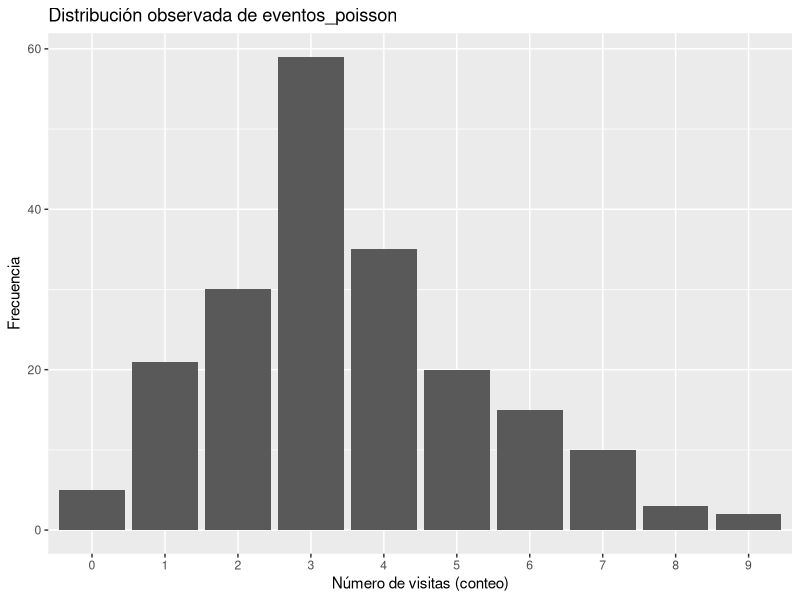
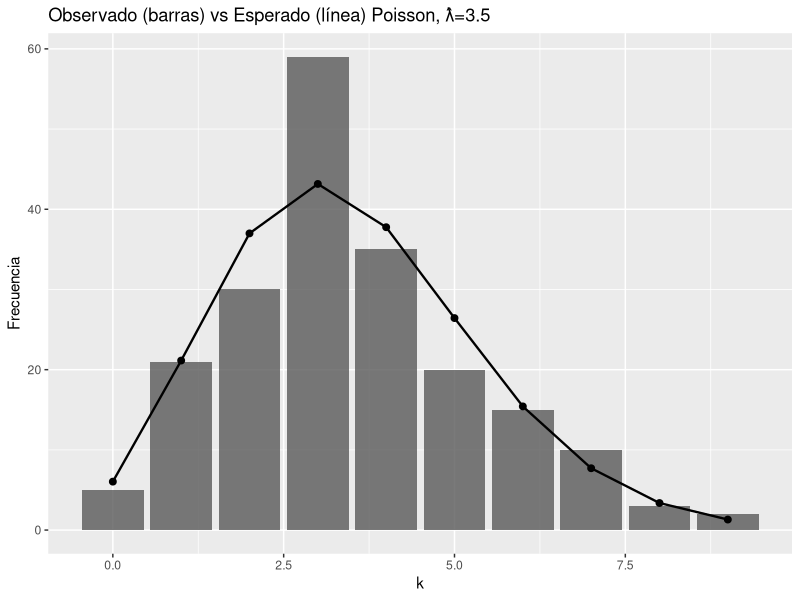
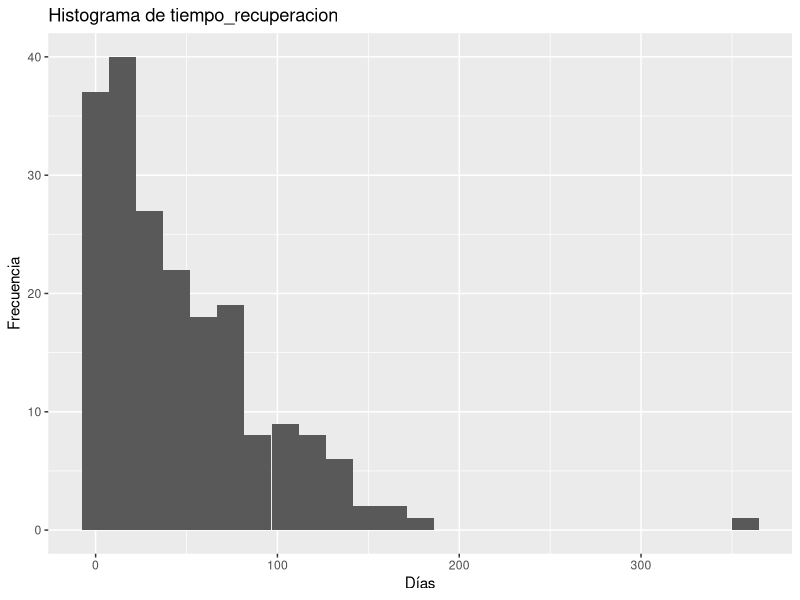
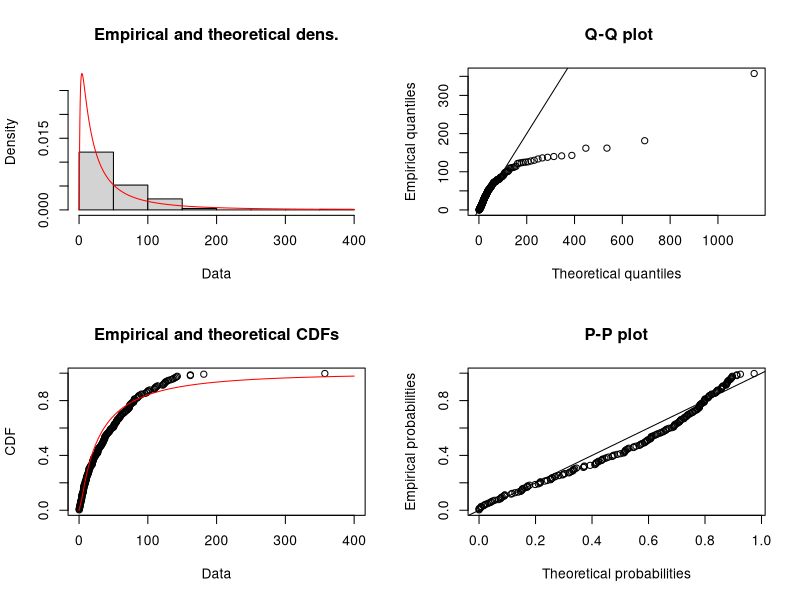
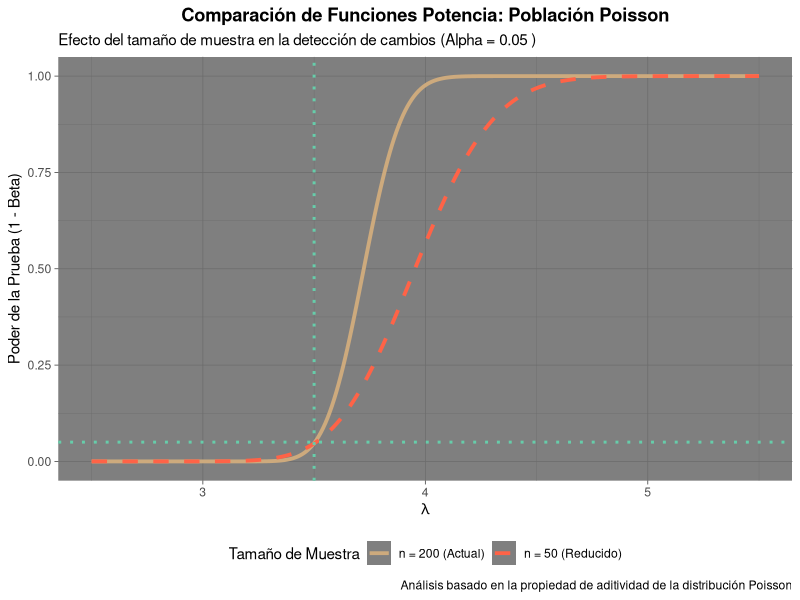

Recreate these plots in R, in order.
## ---- chunk 1
knitr::opts_chunk$set(
  echo = TRUE,
  message = FALSE, 
  warning = FALSE)
## ---- chunk 2
library(readxl)
library(dplyr)
library(ggplot2)
library(knitr)
library(kableExtra)
## ---- chunk 3
library(knitr)
library(kableExtra)

variables_estudio <- data.frame(
  Variable = c(
    "Eventos de emergencia (eventos_poisson)",
    "Condición inicial del paciente",
    "Condición final del paciente",
    "Tiempo de recuperación"
  ),
  Tipo = c(
    "Cuantitativa Discreta",
    "Binaria",
    "Binaria",
    "Cuantitativa Continua"
  ),
  `Valores y/o Rango` = c(
    "0, 1, 2, ... (conteo de visitas a emergencia)",
    "0 = Estable, 1 = Crítico",
    "0 = Estable, 1 = Crítico",
    "Días (valores positivos)"
  )
)

kable(
  variables_estudio,
  format = "html",
  caption = "Descripción de las Variables del Estudio",
  col.names = c("Variable", "Tipo", "Valores y/o Rango")
) %>%
  kable_styling(
    full_width = FALSE,
    bootstrap_options = c("striped", "hover", "condensed")
  )
## ---- chunk 4
library(readxl)
library(knitr)
library(kableExtra)

# Cargar la base de datos con las variables principales
datos <- read_excel("Datos_Principales_Inferencia.xlsx")

# Mostrar solo las primeras 10 observaciones
kable(
  head(datos, 10),
  format = "html",
  caption = "Primeras observaciones de la base de datos"
) %>%
  kable_styling(
    full_width = FALSE,
    bootstrap_options = c("striped", "hover", "condensed")
  )
## ---- chunk 5

# Cargar datos
datos <- read_excel("Datos_Principales_Inferencia.xlsx")

# Resumen de estructura y valores faltantes
resumen <- data.frame(
  Variable = names(datos),
  Tipo = sapply(datos, class),
  NA_count = sapply(datos, function(x) sum(is.na(x)))
)

# Tabla
kable(
  resumen,
  format = "html",
  caption = "Estructura y valores faltantes"
) %>%
  kable_styling(
    full_width = FALSE,
    bootstrap_options = c("striped", "hover", "condensed")
  )
## ---- chunk 6
x <- datos$eventos_poisson
x <- x[!is.na(x)]

tabla_resumen_x <- data.frame(
  n = length(x),
  min = min(x),
  max = max(x),
  media = mean(x),
  varianza = var(x)
)

kable(tabla_resumen_x, format="html", caption="Resumen de eventos_poisson") %>%
  kable_styling(full_width = FALSE,
                bootstrap_options = c("striped","hover","condensed"))

ggplot(data.frame(x=x), aes(x=factor(x))) +
  geom_bar() +
  labs(x="Número de visitas (conteo)", y="Frecuencia",
       title="Distribución observada de eventos_poisson")
## ---- chunk 7
lambda_hat <- mean(x)

# Frecuencias observadas
obs_tab <- table(x)
k_vals <- as.integer(names(obs_tab))

# Esperadas bajo Poisson(lambda_hat)
p_exp <- dpois(k_vals, lambda_hat)
exp_freq <- length(x) * p_exp

df_gof <- data.frame(
  k = k_vals,
  obs = as.numeric(obs_tab),
  exp = as.numeric(exp_freq)
)

# Agrupar colas para que exp >= 5
agrupar_colas <- function(df, umbral=5){
  df <- df[order(df$k), ]
  while(nrow(df) > 1 && df$exp[1] < umbral){
    df$k[2] <- paste0(df$k[1], "-", df$k[2])
    df$obs[2] <- df$obs[1] + df$obs[2]
    df$exp[2] <- df$exp[1] + df$exp[2]
    df <- df[-1, ]
  }
  while(nrow(df) > 1 && df$exp[nrow(df)] < umbral){
    n <- nrow(df)
    df$k[n-1] <- paste0(df$k[n-1], "-", df$k[n])
    df$obs[n-1] <- df$obs[n-1] + df$obs[n]
    df$exp[n-1] <- df$exp[n-1] + df$exp[n]
    df <- df[-n, ]
  }
  df
}

df_gof2 <- agrupar_colas(df_gof, umbral=5)

# Estadístico Chi-cuadrado
chi2 <- sum((df_gof2$obs - df_gof2$exp)^2 / df_gof2$exp)

# gl = (#clases) - 1 - (#parámetros estimados)
gl <- nrow(df_gof2) - 1 - 1  # se estima lambda

p_val <- 1 - pchisq(chi2, df=gl)

kable(df_gof2, format="html",
      caption=paste0("GOF Poisson: Observadas vs Esperadas (λ̂=", round(lambda_hat,3), ")")) %>%
  kable_styling(full_width = FALSE,
                bootstrap_options = c("striped","hover","condensed"))

kable(data.frame(
  lambda_hat = lambda_hat,
  chi2 = chi2,
  gl = gl,
  p_value = p_val
), format="html", caption="Prueba Chi-cuadrado de bondad de ajuste (Poisson)") %>%
  kable_styling(full_width = FALSE,
                bootstrap_options = c("striped","hover","condensed"))
## ---- chunk 8
# Usamos el df sin agrupar para ver detalle fino
df_plot <- df_gof %>%
  mutate(k = as.numeric(k))

ggplot(df_plot, aes(x=k)) +
  geom_col(aes(y=obs), alpha=0.8) +
  geom_point(aes(y=exp), size=2) +
  geom_line(aes(y=exp), linewidth=0.8) +
  labs(x="k", y="Frecuencia",
       title=paste0("Observado (barras) vs Esperado (línea) Poisson, λ̂=", round(lambda_hat,3)))
## ---- chunk 9
t <- datos$tiempo_recuperacion
t <- t[!is.na(t) & t > 0]

kable(data.frame(
  n = length(t),
  min = min(t),
  max = max(t),
  media = mean(t),
  sd = sd(t),
  mediana = median(t)
), format="html", caption="Resumen de tiempo_recuperacion") %>%
  kable_styling(full_width = FALSE,
                bootstrap_options = c("striped","hover","condensed"))

ggplot(data.frame(t=t), aes(x=t)) +
  geom_histogram(bins=25) +
  labs(x="Días", y="Frecuencia",
       title="Histograma de tiempo_recuperacion")
## ---- chunk 10
library(fitdistrplus)

fit_exp  <- fitdist(t, "exp")
fit_gam  <- fitdist(t, "gamma")
fit_wei  <- fitdist(t, "weibull")
fit_lnor <- fitdist(t, "lnorm")

gof <- gofstat(
  list(fit_exp, fit_gam, fit_wei, fit_lnor),
  fitnames = c("Exponencial","Gamma","Weibull","Lognormal")
)

tabla_comp <- data.frame(
  Modelo = names(gof$aic),
  AIC = as.numeric(gof$aic),
  BIC = as.numeric(gof$bic)
) %>% arrange(AIC)

kable(tabla_comp, format="html",
      caption="Comparación de ajuste para tiempo_recuperacion (AIC/BIC)") %>%
  kable_styling(full_width = FALSE,
                bootstrap_options = c("striped","hover","condensed"))
## ---- chunk 11
par(mfrow = c(2,2))
plot(fit_lnor)
par(mfrow = c(1,1))
## ---- chunk 12
lambda_1 <- mean(x)                   # media
lambda_4 <- var(x)                    # varianza muestral
p0_hat   <- mean(x == 0)              # proporción de ceros
lambda_5 <- -log(p0_hat)              # por ceros (si p0_hat > 0)
lambda_6 <- median(x) + 1/3           # aprox por mediana

res_est <- data.frame(
  Estimador = c("λ̂1 = media (X̄)",
                "λ̂2 = MV (coincide con X̄)",
                "λ̂3 = momentos (coincide con X̄)",
                "λ̂4 = varianza (S²)",
                "λ̂5 = por ceros  -ln(p0hat)",
                "λ̂6 = mediana + 1/3 (aprox)"),
  Valor = c(lambda_1, lambda_1, lambda_1, lambda_4, lambda_5, lambda_6)
)

kable(res_est, format="html", caption="Estimadores de λ calculados con la muestra") %>%
  kable_styling(full_width = FALSE,
                bootstrap_options = c("striped","hover","condensed"))
## ---- chunk 13
set.seed(123)

# =========================
# Parámetros de simulación
# =========================
x_real <- datos$eventos_poisson   # datos reales
n <- length(x_real)               # tamaño muestral
lambda0 <- mean(x_real)           # valor de referencia (λ₀)
B <- 20000                        # número de simulaciones Monte Carlo

# =========================
# Función que calcula estimadores
# =========================
calc_estimadores <- function(xs){

  p0 <- mean(xs == 0)

  c(
    lam1 = mean(xs),                    # λ̂₁ = media muestral
    lam4 = var(xs),                     # λ̂₄ = varianza muestral
    lam5 = ifelse(p0 > 0, -log(p0), NA),# λ̂₅ = estimador por ceros
    lam6 = median(xs) + 1/3             # λ̂₆ = mediana + 1/3
  )
}

# =========================
# Simulación Monte Carlo
# =========================
sim <- replicate(
  B,
  calc_estimadores(rpois(n = n, lambda = lambda0))
)

sim <- t(sim) |> as.data.frame()

# =========================
# Sesgo, varianza y ECM
# =========================
res_mc <- data.frame(
  Estimador = c("λ̂₁ = X̄", "λ̂₄ = S²", "λ̂₅ = −ln(p̂₀)", "λ̂₆ = Med + 1/3"),
  Sesgo = colMeans(sim - lambda0, na.rm = TRUE),
  Varianza = apply(sim, 2, var, na.rm = TRUE),
  ECM = colMeans((sim - lambda0)^2, na.rm = TRUE)
)

kable(
  res_mc,
  format = "html",
  digits = 4,
  caption = paste0(
    "Verificación Monte Carlo del insesgamiento (λ₀ = ",
    round(lambda0, 3),
    ", n = ", n,
    ", B = ", B, ")"
  )
) %>%
  kable_styling(
    full_width = FALSE,
    bootstrap_options = c("striped", "hover", "condensed")
  )
## ---- chunk 14
set.seed(123)

# Variable original
eventos_poisson <- datos$eventos_poisson
x <- eventos_poisson

# Valor verdadero (referencia)
lambda0 <- mean(x)

# Tamaños muestrales crecientes
n_vec <- c(20, 50, 100, 200, 500)

# Número de simulaciones Monte Carlo
B <- 10000
## ---- chunk 15
calc_estimadores <- function(xs){
  
  p0 <- mean(xs == 0)
  
  c(
    lam1 = mean(xs),                 # Media
    lam4 = var(xs),                  # Varianza
    lam5 = ifelse(p0 > 0, -log(p0), NA), # Por ceros
    lam6 = median(xs) + 1/3          # Mediana + 1/3
  )
}
## ---- chunk 16
res_consistencia <- lapply(n_vec, function(n){
  
  sim <- replicate(
    B,
    calc_estimadores(rpois(n, lambda0))
  )
  
  sim <- as.data.frame(t(sim))
  
  data.frame(
    n = n,
    Estimador = c("X̄", "S²", "−ln(p̂₀)", "Med + 1/3"),
    Sesgo = c(mean(sim$lam1 - lambda0, na.rm = TRUE),
              mean(sim$lam4 - lambda0, na.rm = TRUE),
              mean(sim$lam5 - lambda0, na.rm = TRUE),
              mean(sim$lam6 - lambda0, na.rm = TRUE)),
    Varianza = c(var(sim$lam1, na.rm = TRUE),
                 var(sim$lam4, na.rm = TRUE),
                 var(sim$lam5, na.rm = TRUE),
                 var(sim$lam6, na.rm = TRUE))
  )
})

res_consistencia <- do.call(rbind, res_consistencia)
## ---- chunk 17
knitr::kable(
  res_consistencia,
  digits = 4,
  caption = "Verificación Monte Carlo de la consistencia de los estimadores de λ"
)
## ---- chunk 18
library(knitr)
library(kableExtra)

# 1. Aseguramos que lambda0 exista (usaremos 3.5 como ejemplo)
lambda0 <- 3.5 
B <- 20000
n_vals <- c(20, 50, 100, 200, 500)

calc_estimadores <- function(xs){
  p0 <- mean(xs == 0)
  c(
    Xbar = mean(xs),
    S2   = var(xs),
    Zeros = ifelse(p0 > 0, -log(p0), NA),
    Med13 = median(xs) + 1/3
  )
}

res_eff <- data.frame()

for(n in n_vals){
  sim <- replicate(B, calc_estimadores(rpois(n, lambda0)))
  sim <- t(sim)
  
  # Calculamos la varianza de cada columna de la simulación
  vars_empiricas <- apply(sim, 2, var, na.rm = TRUE)
  
  # CREACIÓN EXPLÍCITA DEL DATAFRAME
  tmp <- data.frame(
    n = rep(n, 4),
    Estimador = c("Media (Xbar)", "Varianza (S2)", "Ceros (-ln p0)", "Mediana + 1/3"),
    Varianza_empirica = as.numeric(vars_empiricas),
    CRLB = rep(lambda0 / n, 4) # Forzamos a que se repita el valor para cada fila
  )
  
  res_eff <- rbind(res_eff, tmp)
}

# 2. Renderizado de la tabla forzando mostrar todas las columnas
kable(
  res_eff,
  digits = 4,
  format = "html", # Forzamos formato HTML para asegurar visibilidad en RMarkdown
  caption = "Verificación de Eficiencia de Cramér-Rao"
) %>%
  kable_styling(full_width = F, bootstrap_options = c("striped", "bordered"))
## ---- chunk 19
# =====================================================
# 3.2.2 Intervalo de Confianza: Método de la Cantidad Pivotal
# =====================================================

# 1. Extracción correcta del vector de datos
# Asegúrate de que 'datos' sea el nombre de tu dataframe
x_vec <- datos$eventos_poisson 

# 2. Parámetros
n <- length(x_vec)        # n = 200
S <- sum(x_vec)           # Suma de eventos (S = 700)
alfa <- 0.05              # Confianza del 95%

# 3. Aplicación del Método del Pivote (Distribución Chi-cuadrado)
# Basado exactamente en el Script del Profesor Miranda
li <- qchisq(alfa/2, 2 * S) / (2 * n)
ls <- qchisq(1 - alfa/2, 2 * (S + 1)) / (2 * n)

# 4. Presentación de resultados en formato Tabla
res_pivotal <- data.frame(
  Metodo = "Pivotal (Chi-cuadrado)",
  Límite_Inferior = li,
  Límite_Superior = ls,
  Longitud = ls - li
)

knitr::kable(
  res_pivotal, 
  digits = 4,
  caption = "Intervalo de Confianza al 95% para λ (Método Pivotal)"
) %>%
  kableExtra::kable_styling(full_width = F, bootstrap_options = c("striped", "hover"))
## ---- chunk 20
# =====================================================
# 3.2.3 Intervalo de Confianza: Método Estadístico (MV)
# =====================================================

# 1. Parámetros del Estimador de Máxima Verosimilitud
lambda_mv <- mean(datos$eventos_poisson) # λ̂ = 3.5
n <- length(datos$eventos_poisson)       # n = 200
alfa <- 0.05

# 2. Cálculo del Error Estándar (basado en la Información de Fisher)
# Para Poisson, Var(λ̂) = λ/n
error_estandar <- sqrt(lambda_mv / n)

# 3. Valor crítico de la Normal Estándar
z <- qnorm(1 - alfa/2)

# 4. Límites del Intervalo
li_est <- lambda_mv - z * error_estandar
ls_est <- lambda_mv + z * error_estandar

# 5. Resultados en Tabla
res_estadistico <- data.frame(
  Metodo = "Estadístico (Asintótico MV)",
  Límite_Inferior = li_est,
  Límite_Superior = ls_est,
  Longitud = ls_est - li_est
)

knitr::kable(
  res_estadistico, 
  digits = 4,
  caption = "Intervalo de Confianza al 95% (Método Estadístico)"
) %>%
  kableExtra::kable_styling(full_width = F, bootstrap_options = c("striped", "bordered"))
## ---- chunk 21
# =====================================================
# 3.2.4 Intervalo de Confianza: Método Aleatorio (Bootstrap)
# =====================================================

# 1. Configuración de la simulación Bootstrap
set.seed(123) # Para que los resultados sean replicables
B <- 10000    # Número de remuestreos (clásico en el curso)
n <- length(datos$eventos_poisson)
estimaciones_boot <- numeric(B)

# 2. Proceso de remuestreo (Bootstrap para Método de Momentos)
for(i in 1:B) {
  # Tomamos una muestra con reemplazo de los datos originales
  muestra_aux <- sample(datos$eventos_poisson, size = n, replace = TRUE)
  # Calculamos el estimador de momentos (media) para esa muestra
  estimaciones_boot[i] <- mean(muestra_aux)
}

# 3. Cálculo de los límites por el método de percentiles
alfa <- 0.05
li_boot <- quantile(estimaciones_boot, alfa/2)
ls_boot <- quantile(estimaciones_boot, 1 - alfa/2)

# 4. Resultados en Tabla
res_bootstrap <- data.frame(
  Metodo = "Aleatorio (Bootstrap)",
  Límite_Inferior = as.numeric(li_boot),
  Límite_Superior = as.numeric(ls_boot),
  Longitud = as.numeric(ls_boot - li_boot)
)

knitr::kable(
  res_bootstrap, 
  digits = 4,
  caption = "Intervalo de Confianza al 95% para λ (Método Bootstrap)"
) %>%
  kableExtra::kable_styling(full_width = F, bootstrap_options = c("striped", "hover"))
## ---- chunk 22
# =====================================================
# 3.2.5 Intervalo de Confianza para S²: Método Aleatorio (Bootstrap)
# =====================================================

# 1. Configuración
set.seed(123)
B <- 10000
n <- length(datos$eventos_poisson)
boot_s2 <- numeric(B)

# 2. Remuestreo Bootstrap enfocado en la Varianza
for(i in 1:B) {
  # Generamos una muestra con reemplazo
  muestra_aux <- sample(datos$eventos_poisson, size = n, replace = TRUE)
  # Calculamos el estimador de interés: la varianza muestral
  boot_s2[i] <- var(muestra_aux)
}

# 3. Cálculo de límites por percentiles (Alfa = 0.05)
alfa <- 0.05
li_s2 <- quantile(boot_s2, alfa/2)
ls_s2 <- quantile(boot_s2, 1 - alfa/2)

# 4. Resultados en Tabla
res_s2 <- data.frame(
  Metodo = "Bootstrap (Varianza S²)",
  Límite_Inferior = as.numeric(li_s2),
  Límite_Superior = as.numeric(ls_s2),
  Longitud = as.numeric(ls_s2 - li_s2)
)

knitr::kable(
  res_s2, 
  digits = 4,
  caption = "Intervalo de Confianza al 95% para λ usando S² (Bootstrap)"
) %>%
  kableExtra::kable_styling(full_width = F, bootstrap_options = c("striped", "hover"))
## ---- chunk 23
# =====================================================
# 3.2.6 Intervalo de Confianza para λ₅ (Por Ceros): Bootstrap
# =====================================================

# 1. Configuración del remuestreo
set.seed(123)
B <- 10000
n <- length(datos$eventos_poisson)
boot_lam5 <- numeric(B)

# 2. Proceso de remuestreo para el Estimador de Ceros
for(i in 1:B) {
  # Generamos muestra con reemplazo
  muestra_aux <- sample(datos$eventos_poisson, size = n, replace = TRUE)
  # Calculamos la proporción de ceros en la muestra
  p0_hat <- mean(muestra_aux == 0)
  
  # Calculamos λ̂₅ = -ln(p̂₀) 
  # Se incluye validación por si p0_hat fuera 0
  boot_lam5[i] <- if(p0_hat > 0) -log(p0_hat) else NA
}

# 3. Cálculo de los límites del intervalo (Percentiles)
alfa <- 0.05
li_lam5 <- quantile(boot_lam5, alfa/2, na.rm = TRUE)
ls_lam5 <- quantile(boot_lam5, 1 - alfa/2, na.rm = TRUE)

# 4. Presentación de resultados
res_ceros <- data.frame(
  Metodo = "Bootstrap (Prop. Ceros)",
  Límite_Inferior = as.numeric(li_lam5),
  Límite_Superior = as.numeric(ls_lam5),
  Longitud = as.numeric(ls_lam5 - li_lam5)
)

knitr::kable(
  res_ceros, 
  digits = 4,
  caption = "Intervalo de Confianza al 95% para λ usando Prop. de Ceros"
) %>%
  kableExtra::kable_styling(full_width = F, bootstrap_options = c("striped", "hover"))
## ---- chunk 24
# =====================================================
# 3.2.7 Intervalo de Confianza para λ₆ (Mediana): Bootstrap
# =====================================================

# 1. Configuración del remuestreo
set.seed(123)
B <- 10000
n <- length(datos$eventos_poisson)
boot_median <- numeric(B)

# 2. Proceso de remuestreo para el Estimador de la Mediana
for(i in 1:B) {
  # Generamos muestra con reemplazo
  muestra_aux <- sample(datos$eventos_poisson, size = n, replace = TRUE)
  
  # Calculamos el estimador λ̂₆ = Mediana + 1/3
  boot_median[i] <- median(muestra_aux) + 1/3
}

# 3. Cálculo de los límites del intervalo (Percentiles)
alfa <- 0.05
li_med <- quantile(boot_median, alfa/2)
ls_med <- quantile(boot_median, 1 - alfa/2)

# 4. Resultados en Tabla
res_mediana <- data.frame(
  Metodo = "Bootstrap (Mediana + 1/3)",
  Límite_Inferior = as.numeric(li_med),
  Límite_Superior = as.numeric(ls_med),
  Longitud = as.numeric(ls_med - li_med)
)

knitr::kable(
  res_mediana, 
  digits = 4,
  caption = "Intervalo de Confianza al 95% para λ usando la Mediana"
) %>%
  kableExtra::kable_styling(full_width = F, bootstrap_options = c("striped", "hover"))
## ---- chunk 25
# --- Prueba de hipótesis para proporciones con datos pareados ---

# Definición de parámetros según los datos extraídos (n=76, X=40)
n <- 76   # Total de pacientes que cambiaron (discordantes)
X <- 40   # Pacientes que mejoraron (Crítico -> Estable)
p_teorica <- 0.5

# 1. Prueba Exacta usando binom.test
prueba_exacta <- binom.test(x = X, n = n, p = p_teorica, alternative = 'two.sided')
print(prueba_exacta)

# 2. Verificación manual del p-valor (estilo Script R)
# Se calcula la probabilidad acumulada en la cola superior y se duplica por ser bilateral
pvalor_manual <- 2 * sum(dbinom(X:n, n, p_teorica))
cat("El p-valor verificado manualmente es:", pvalor_manual)
## ---- chunk 26
# =====================================================
# 3.4.1 Prueba de Hipótesis Exacta para la Media (Pivotal)
# =====================================================

# 1. Datos y Parámetros de la prueba
x <- datos$eventos_poisson
n <- length(x)          # n = 200
S_obs <- sum(x)         # Suma observada de eventos (S = 700)
lambda_0 <- 3.2         # Valor bajo la Hipótesis Nula
alfa <- 0.05

# 2. Cálculo del P-valor (Basado en la relación Poisson-Chi cuadrado)
# Según la teoría, bajo H0: 2*n*lambda_0 sigue una Chi-cuadrado
# Para una prueba bilateral, calculamos la probabilidad en las colas:
p_valor <- 2 * min(ppois(S_obs, n * lambda_0), 1 - ppois(S_obs - 1, n * lambda_0))

# 3. Determinación de Valores Críticos (Región de Rechazo)
# Usando la distribución Chi-cuadrado para la suma de eventos
vc_inf <- qchisq(alfa/2, 2 * S_obs) / (2 * n)
vc_sup <- qchisq(1 - alfa/2, 2 * (S_obs + 1)) / (2 * n)

# 4. Resultados
res_prueba_exacta <- data.frame(
  Parametro_H0 = lambda_0,
  Media_Obs = mean(x),
  Suma_Eventos = S_obs,
  P_Valor = p_valor,
  Decision = ifelse(p_valor < alfa, "Rechazar H0", "No Rechazar H0")
)

print("Resultado de la Prueba de Hipótesis Exacta (Poisson):")
print(res_prueba_exacta)
## ---- chunk 27
# =====================================================
# 3.4.2 Prueba de Hipótesis para λ_MV: Razón de Verosimilitud
# =====================================================

# 1. Datos y parámetros iniciales
x <- datos$eventos_poisson
n <- length(x)
lambda_hat_mv <- mean(x)   # Estimador de Máxima Verosimilitud
lambda_0 <- 3.3            # Valor bajo H0
alfa <- 0.05

# 2. Funciones de Log-Verosimilitud (Log-Likelihood)
# Basado en la lógica de 'bin2' del script del profesor: suma(log(probabilidades))
# ln L(lambda) = sum(x_i * log(lambda) - lambda - log(x_i!))

log_lik_mv <- sum(x * log(lambda_hat_mv) - lambda_hat_mv - lfactorial(x))
log_lik_h0 <- sum(x * log(lambda_0) - lambda_0 - lfactorial(x))

# 3. Estadístico de la Razón de Verosimilitud (Likelihood Ratio Statistic)
# En el script: JiCalc = -2 * (ln_max0 - ln_max)
estadistico_rv <- -2 * (log_lik_h0 - log_lik_mv)

# 4. Cálculo del p-valor y valores críticos
# Grados de libertad = 1 (se estima un solo parámetro lambda)
gl <- 1
p_valor_rv <- pchisq(estadistico_rv, df = gl, lower.tail = FALSE)
ji_tabular <- qchisq(1 - alfa, df = gl)

# 5. Resultados en formato de tabla (siguiendo el estilo 'kbl' del script)
library(kableExtra)
resultados_mv <- data.frame(
  "Grados_Libertad" = gl,
  "Ji_Calculado" = estadistico_rv,
  "Ji_Tabular" = ji_tabular,
  "p_valor" = p_valor_rv,
  "Decision" = ifelse(p_valor_rv < alfa, "Rechazar H0", "No Rechazar H0")
)

resultados_mv %>% 
  kbl(caption = "Prueba de Razón de Verosimilitud Asintótica para λ_MV") %>% 
  kable_styling(latex_options = "striped", full_width = F)
## ---- chunk 28
# =====================================================
# 3.4.3 Prueba de Hipótesis para λ₃ (Momentos): Método Estadístico
# =====================================================

# 1. Datos y parámetros (H0: lambda >= 3.7 vs H1: lambda < 3.7)
x <- datos$eventos_poisson
n <- length(x)              # n = 200
lambda_mom <- mean(x)       # Estimador de Momentos (Media muestral)
lambda_0 <- 3.7             # Valor de referencia bajo H0
alfa <- 0.05

# 2. Cálculo del Error Estándar bajo H0
# En Poisson, la varianza es igual a lambda. Usamos lambda_0 para el error estándar.
error_est_h0 <- sqrt(lambda_0 / n)

# 3. Cálculo del Estadístico de Prueba Z
# Lógica: (Estimador - Valor_H0) / Error_Estándar
z_obs <- (lambda_mom - lambda_0) / error_est_h0

# 4. Cálculo del P-valor (Unilateral Izquierda)
# Usando pnorm como en el script del profesor (sección Ho: mu=120)
p_valor_mom <- pnorm(z_obs)

# 5. Valor Crítico (Z alfa)
z_critico <- qnorm(alfa)

# 6. Tabla de Resultados
res_mom <- data.frame(
  Estimador_Mom = lambda_mom,
  Lambda_H0 = lambda_0,
  Estadistico_Z = z_obs,
  Valor_Critico_Z = z_critico,
  P_Valor = p_valor_mom,
  Decision = ifelse(p_valor_mom < alfa, "Rechazar H0", "No Rechazar H0")
)

print("Resultado de la Prueba de Hipótesis (Método de Momentos):")
print(res_mom)
## ---- chunk 29
# =====================================================
# 3.4.4 Prueba de Hipótesis para λ₄ (Varianza): Método Aleatorio
# =====================================================

# 1. Parámetros de la prueba
set.seed(123)
n <- length(datos$eventos_poisson) # n = 200
lambda_0 <- 3.8                    # Valor bajo H0
N <- 10^5                          # Número de simulaciones (como en el script)
s2_obs <- var(datos$eventos_poisson) # Varianza observada en tus datos

# 2. Simulación de Monte Carlo (Lógica de contador del profesor)
# El profesor usa contadores para ver cuántas veces se cumple una condición
contador <- 0

for (i in 1:N) {
  # Generamos una muestra bajo el supuesto de que H0 es verdadera
  muestra_sim <- rpois(n, lambda_0)
  
  # Calculamos la varianza de la muestra simulada
  s2_sim <- var(muestra_sim)
  
  # Si la varianza simulada es más extrema que la observada, incrementamos
  # Prueba bilateral: comparamos en términos absolutos o extremos
  if (s2_sim >= s2_obs) {
    contador <- contador + 1
  }
}

# 3. Cálculo del P-valor empírico
# El profesor calcula proporciones de rechazo dividiendo entre N
p_valor <- contador / N

# 4. Resultados
res_varianza <- data.frame(
  Varianza_Obs = s2_obs,
  Lambda_H0 = lambda_0,
  Simulaciones = N,
  P_Valor = p_valor,
  Decision = ifelse(p_valor < 0.05, "Rechazar H0", "No Rechazar H0")
)

print("Resultado de la Prueba de Hipótesis (Simulación para Varianza):")
print(res_varianza)
## ---- chunk 30
# =====================================================
# 3.4.5 Prueba de Hipótesis para λ₅ (Prop. Ceros): Método Proporciones
# =====================================================

# 1. Preparación de los datos y parámetros
# Contamos cuántos ceros hay en la muestra (X = n° de éxitos)
n_ceros <- sum(datos$eventos_poisson == 0) 
n_total <- length(datos$eventos_poisson)   # n = 200

# Definimos el valor de lambda bajo H0 y lo convertimos a proporción (p0)
# p0 = P(X=0) = exp(-lambda)
lambda_0 <- 3.4
p0 <- exp(-lambda_0) # Aproximadamente 0.03337

# 2. Prueba Exacta (Basada en la distribución Binomial)
# Siguiendo el ejemplo binom.test(69, 310, p0, alternative = 'less') del script
prueba_exacta <- binom.test(x = n_ceros, 
                            n = n_total, 
                            p = p0, 
                            alternative = "less")

# 3. Prueba Z para Proporciones (Asintótica)
# Siguiendo el ejemplo prop.test(69, 310, p=0.26, alternative = 'less') del script
prueba_z <- prop.test(x = n_ceros, 
                      n = n_total, 
                      p = p0, 
                      alternative = "less", 
                      correct = TRUE)

# 4. Resultados en Tabla (Estilo del profesor)
res_prop_ceros <- data.frame(
  "Metodo" = c("Exacto (Binomial)", "Asintotico (Z)"),
  "Ceros_Obs" = n_ceros,
  "Prop_Esperada_H0" = round(p0, 5),
  "P_Valor" = c(prueba_exacta$p.value, prueba_z$p.value),
  "Decision" = c(ifelse(prueba_exacta$p.value < 0.05, "Rechazar H0", "No Rechazar H0"),
                 ifelse(prueba_z$p.value < 0.05, "Rechazar H0", "No Rechazar H0"))
)

print("Resultados de la Prueba de Hipótesis para la Proporción de Ceros:")
print(res_prop_ceros)
## ---- chunk 31
# =====================================================
# 3.4.6 Prueba de Hipótesis para λ₆ (Mediana): Simulación
# =====================================================

# 1. Configuración de la prueba
set.seed(123)
n <- length(datos$eventos_poisson) # n = 200
lambda_0 <- 3.5                    # Valor propuesto en H0
N <- 10^5                          # Número de repeticiones (según el script)

# Calculamos el estimador observado en nuestros datos reales
est_mediana_obs <- median(datos$eventos_poisson) + 1/3

# 2. Proceso de Simulación (Lógica de contador del Profesor Miranda)
# El profesor usa contadores para evaluar la proporción de rechazo
contador_extremos <- 0

for (i in 1:N) {
  # Generamos muestra Poisson bajo H0
  muestra_h0 <- rpois(n, lambda_0)
  
  # Calculamos el estimador para la muestra simulada
  est_sim <- median(muestra_h0) + 1/3
  
  # Contamos cuántas veces el azar genera un valor igual o más extremo que el observado
  # Prueba bilateral: medimos la discrepancia absoluta
  if (abs(est_sim - lambda_0) >= abs(est_mediana_obs - lambda_0)) {
    contador_extremos <- contador_extremos + 1
  }
}

# 3. Cálculo del P-valor empírico
# Proporción según la lógica del script: contador / N
p_valor_mediana <- contador_extremos / N

# 4. Resultados en tabla (siguiendo el estilo 'kbl' del profesor)
library(kableExtra)
res_mediana_ph <- data.frame(
  "Estimador_Mediana" = est_mediana_obs,
  "Valor_H0" = lambda_0,
  "P_valor" = p_valor_mediana,
  "Decision" = ifelse(p_valor_mediana < 0.05, "Rechazar H0", "No Rechazar H0")
)

res_mediana_ph %>% 
  kbl(caption = "Prueba de Hipótesis para λ basada en la Mediana (Simulación)") %>% 
  kable_styling(latex_options = "striped", full_width = F)
## ---- chunk 32
# -------------------------------------------------------------------------
# ANÁLISIS DE LA FUNCIÓN POTENCIA - POBLACIÓN POISSON (PUNTO E)
# Basado en la metodología del Profesor Miranda (Ejemplos 17 y 22)
# -------------------------------------------------------------------------

library(tidyverse)
library(ggthemes) # Para temas avanzados si se desea, aunque usaremos theme_dark

# 1. Parámetros Iniciales
alpha <- 0.05
lambda0 <- 3.5   # Valor bajo la Hipótesis Nula
n_actual <- 200  # Tu tamaño de muestra
n_comparar <- 50 # Escenario alternativo para análisis de sensibilidad

# 2. Determinación de Valores Críticos (k)
# Como la suma de variables Poisson es Poisson: S ~ Pois(n * lambda)
# Buscamos k tal que P(S >= k | lambda0) <= alpha
k_200 <- qpois(1 - alpha, n_actual * lambda0) + 1
k_50  <- qpois(1 - alpha, n_comparar * lambda0) + 1

# 3. Definición del Rango del Parámetro Lambda para la curva
lambdas <- seq(2.5, 5.5, 0.01)

# 4. Cálculo de las Funciones Potencia
# Poder = P(Rechazar H0 | Lambda es Verdadero)
poder_n200 <- ppois(k_200 - 1, n_actual * lambdas, lower.tail = FALSE)
poder_n50  <- ppois(k_50 - 1, n_comparar * lambdas, lower.tail = FALSE)

# 5. Creación del Tibble para Graficar
df_potencia <- tibble(
  lambda = lambdas,
  Poder_Actual = poder_n200,
  Poder_Reducido = poder_n50
)

# 6. Visualización Comparativa (Estilo Profesor Miranda - Ejemplo 17-e)
ggplot(data = df_potencia, mapping = aes(x = lambda)) +
  # Curva de Potencia para n = 200
  geom_line(aes(y = Poder_Actual, color = 'n = 200 (Actual)'), linewidth = 1.3) +
  # Curva de Potencia para n = 50
  geom_line(aes(y = Poder_Reducido, color = 'n = 50 (Reducido)'), 
            lty = 2, linewidth = 1.3) +
  # Líneas de referencia (Estilo Ejemplo 17-b)
  geom_vline(xintercept = lambda0, color = '#66CDAA', lty = 3, lwd = 1) +
  geom_hline(yintercept = alpha, color = '#66CDAA', lty = 3, lwd = 1) +
  # Etiquetas y Títulos
  labs(
    x = expression(lambda),
    y = 'Poder de la Prueba (1 - Beta)',
    title = 'Comparación de Funciones Potencia: Población Poisson',
    subtitle = paste('Efecto del tamaño de muestra en la detección de cambios (Alpha =', alpha, ')'),
    caption = 'Análisis basado en la propiedad de aditividad de la distribución Poisson'
  ) +
  # Colores específicos y Tema Dark (Referencia Ejemplo 17-e)
  scale_color_manual(
    name = 'Tamaño de Muestra',
    values = c('n = 200 (Actual)' = '#CDAA7D', 'n = 50 (Reducido)' = 'tomato')
  ) +
  theme_dark() +
  theme(
    plot.title = element_text(hjust = 0.5, face = "bold"),
    legend.position = "bottom"
  )

# 7. Cálculo de un valor específico de potencia (Referencia Ejemplo 17-b)
# ¿Cuál es el poder si la verdadera tasa fuera 4.0?
lambda_test <- 4.0
poder_especifico <- ppois(k_200 - 1, n_actual * lambda_test, lower.tail = FALSE)
cat("La probabilidad de detectar correctamente un cambio a lambda =", lambda_test, 
    "con n=200 es:", round(poder_especifico, 4))
## ---- chunk 33
# -------------------------------------------------------------------------
# f. PRUEBA LRT (VERSIÓN DIRECTA SIN ERRORES)
# -------------------------------------------------------------------------

library(kableExtra)
library(tidyverse)

# 1. Preparación de valores (Basado en la lógica de bin2)
x_lrt <- datos$eventos_poisson  # Usamos tus datos
n_lrt <- length(x_lrt)
suma_x_lrt <- sum(x_lrt)
lambda0_lrt <- 3.4          # Valor bajo H0
lambda_hat_lrt <- mean(x_lrt)  # EMV bajo Omega

# 2. Cálculo de Log-Verosimilitudes (Fórmula exacta Poisson)
# ln L(lambda) = -n*lambda + suma(x)*ln(lambda)
ln_max_omega <- -n_lrt * lambda_hat_lrt + suma_x_lrt * log(lambda_hat_lrt)
ln_max_omega0 <- -n_lrt * lambda0_lrt + suma_x_lrt * log(lambda0_lrt)

# 3. Estadístico de Wilks (Ji-Calculado)
# Según el material: JiCalc = -2 * [ln L(omega0) - ln L(omega)]
A_lrt <- ln_max_omega0 - ln_max_omega
ji_calc_lrt <- -2 * (A_lrt)

# 4. Parámetros de la distribución Chi-cuadrado
df_lrt <- 1
ji_tab_lrt <- qchisq(0.95, df_lrt)
p_val_lrt <- 1 - pchisq(ji_calc_lrt, df_lrt)

# 5. Resultado y Tabla Estilo Miranda
decision_lrt <- if(p_val_lrt < 0.05) "Rechazar H0" else "No rechazar H0"

tabla_f <- data.frame(
  "Grados_Libertad" = df_lrt,
  "Ji_Calculado" = round(ji_calc_lrt, 4),
  "Ji_Tabular" = round(ji_tab_lrt, 4),
  "p_valor" = round(p_val_lrt, 4),
  "Decision" = decision_lrt,
  row.names = "Resultados LRT"
)

# 6. Visualización final
tabla_f %>% 
  kbl() %>% 
  kable_styling(latex_options = "striped", full_width = F)
